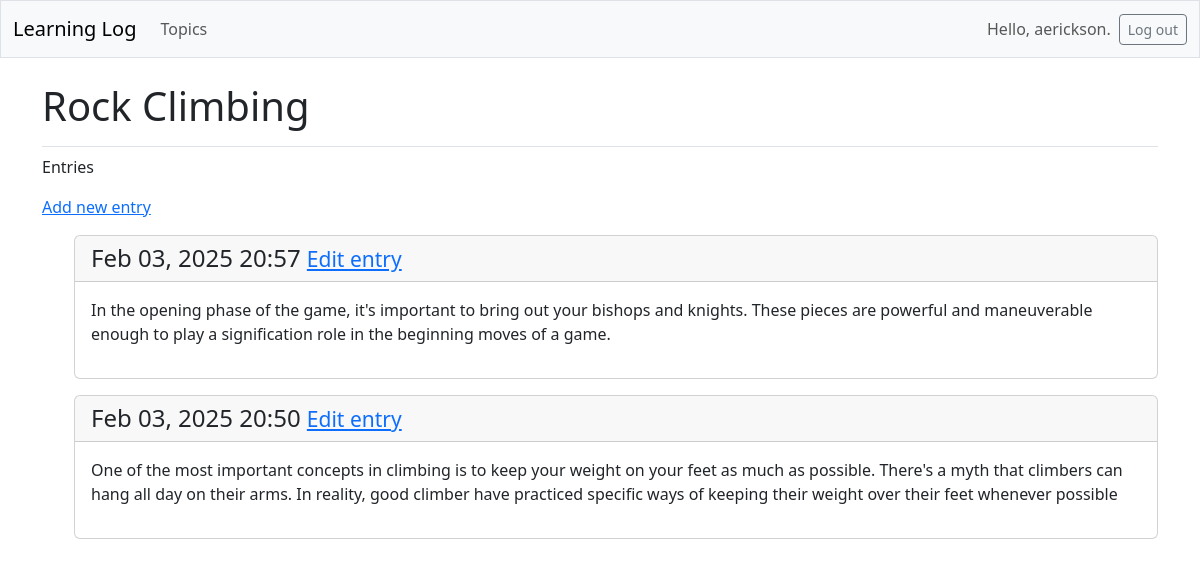
The page /topics/2/ (signed in) on the database its author committed.
### learning_logs/models.py (models this page shows, shortened)
class Topic(models.Model):
    text = models.CharField(max_length=200)
    date_added = models.DateTimeField(auto_now_add=True)
    owner = models.ForeignKey(User, on_delete=models.CASCADE)

class Entry(models.Model):
    topic = models.ForeignKey(Topic, on_delete=models.CASCADE)
    text = models.TextField()
    date_added = models.DateTimeField(auto_now_add=True)
    class Meta:
        verbose_name_plural = 'entries'

### learning_logs/views.py (the view)
# urls.py: path('topics/<int:topic_id>/', views.topic, name='topic'),
@login_required
def topic(request, topic_id):
    topic = Topic.objects.get(id=topic_id)
    if topic.owner != request.user:
        raise Http404
    entries = topic.entry_set.order_by('-date_added')
    context = {'topic': topic, 'entries': entries}
    return render(request, 'learning_logs/topic.html', context)

### learning_logs/templates/learning_logs/topic.html
{% extends 'learning_logs/base.html' %}
{% block page_header %}
    <h1>{{ topic.text }}</h1>
{% endblock page_header %}
{% block content %}
    <p>Entries</p>
    <p>
        <a href="{% url 'learning_logs:new_entry' topic.id %}">Add new entry</a>
    </p>
    <ul>
        {% for entry in entries %}
            <div class="card mb-3">
                <h4 class="card-header">
                    {{ entry.date_added|date:'M d, Y H:i' }}
                    <small><a href="{% url 'learning_logs:edit_entry' entry.id %}">
                    Edit entry</a></small>
                </h4>
                <div class="card-body">{{ entry.text|linebreaks }}</div>
            </div>
        {% empty %}
            <p>There are no entries for this topic yet.</p>
        {% endfor %}
    </ul>
{% endblock content %}

### learning_logs/templates/learning_logs/base.html (shortened to what this page needs)
<!doctype html>
<html lang="en">
<head>
    {% load django_bootstrap5 %}
    {% bootstrap_css %}
</head>
<body>
    <nav class="navbar navbar-expand-md navbar-light bg-light mb-4 border">
        <div class="container-fluid">
            <a class="navbar-brand" href="{% url 'learning_logs:index' %}">
                Learning Log</a>
            <div class="collapse navbar-collapse" id="navbarCollapse">
                <ul class="navbar-nav me-auto mb-2 mb-md-0">
                    <li class="nav-item">
                        <a class="nav-link" href="{% url 'learning_logs:topics' %}">
                            Topics</a></li>
                </ul>
                <ul class="navbar-nav ms-auto mb-2 mb-md-0">
                {% if user.is_authenticated %}
                <li class="nav-item">
                        <span class="navbar-text me-2">Hello, {{ user.username }}.</span>
                </li>
                {% endif %}
                </ul>
                {% if user.is_authenticated %}
                <form action="{% url 'accounts:logout' %}" method="post">
                    <button name='submit' class='btn btn-outline-secondary btn-sm'>
                        Log out
                    </button>
                </form>
                {% endif %}
            </div>
        </div>
    </nav>
<main class="container">
    <div class="pb-2 mb-2 border-bottom">
        {% block page_header %}{% endblock page_header %}
    </div>
    <div>
        {% block content %}{% endblock content %}
    </div>
</main>
</body>
</html>

### rows shown on the page
Topic: text "Rock Climbing"
Entry: date_added "Feb 03, 2025 20:57", text "In the opening phase of the game, it's important to bring out your bishops and knights. These pieces are powerful and maneuverable enough to play a signification role in the beginning moves of a game."
Entry: date_added "Feb 03, 2025 20:50", text "One of the most important concepts in climbing is to keep your weight on your feet as much as possible. There's a myth that climbers can hang all day on their arms. In reality, good climber have practiced specific ways of keeping their weight over their feet whenever possible"

### other values the page prints
{{ user.username }} "aerickson"
